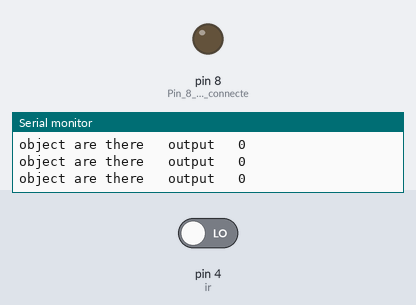
This sketch was run on a simulated Arduino Uno, built with avr-gcc and run on an emulated ATmega328P. On the bench: output pins drawn as LEDs (lit = HIGH), the last lines printed to the serial monitor. The inputs (shaded band) are chosen by the test bench; at power-on: pin 4 (ir) LOW.

Above: at 1.3 s.
1.4 s: pin 4 (ir) driven HIGH
At 2.3 s:
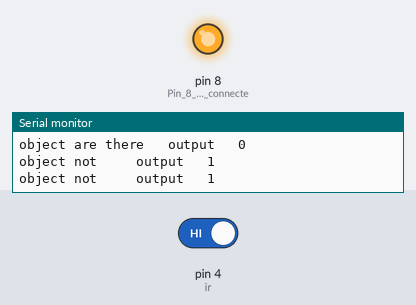
3.0 s: pin 4 (ir) driven LOW
At 3.4 s:
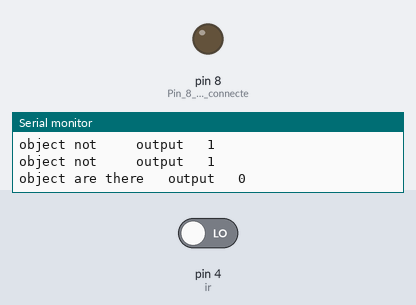
Timing chart, 0 to 6.0 s (numbered marks = the images above; inputs shaded):
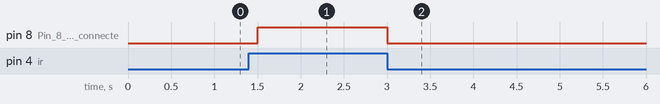

The sketch:

ir_Sensor.ino
```cpp
//Author:- Amit kumar
//Date:-31/11/2019

//Code:-  Infrared /IR Sensor connect this to Arduino
const int ir=4;// pin define in Arduino
int input = 0;

void setup()
{
  pinMode(8, OUTPUT);          // Pin 8 has an LED connected on most Arduino boards:
  pinMode(ir,INPUT);    //Pin 4 is connected to the output of Ir sensor
  Serial.begin(9600);
}

void loop()
{
  if(digitalRead(ir)==HIGH)      //Check the sensor output
  {
     Serial.print("object not\t \t");
    digitalWrite(8, HIGH);   // set the LED on
  }
  else
  {
    Serial.print("object are there \t");
    digitalWrite(8, LOW);    // set the LED off
  }
input= digitalRead(ir);
Serial.print("output \t");
Serial.println(input);
delay(500);              // wait for a second
}
```

Measured:
- after the input at 1.4 s, pin 8 (Pin_8_has_an_LED_connecte): LOW → HIGH after 0.10 s
- after the input at 3.0 s, pin 8 (Pin_8_has_an_LED_connecte): HIGH → LOW at once
